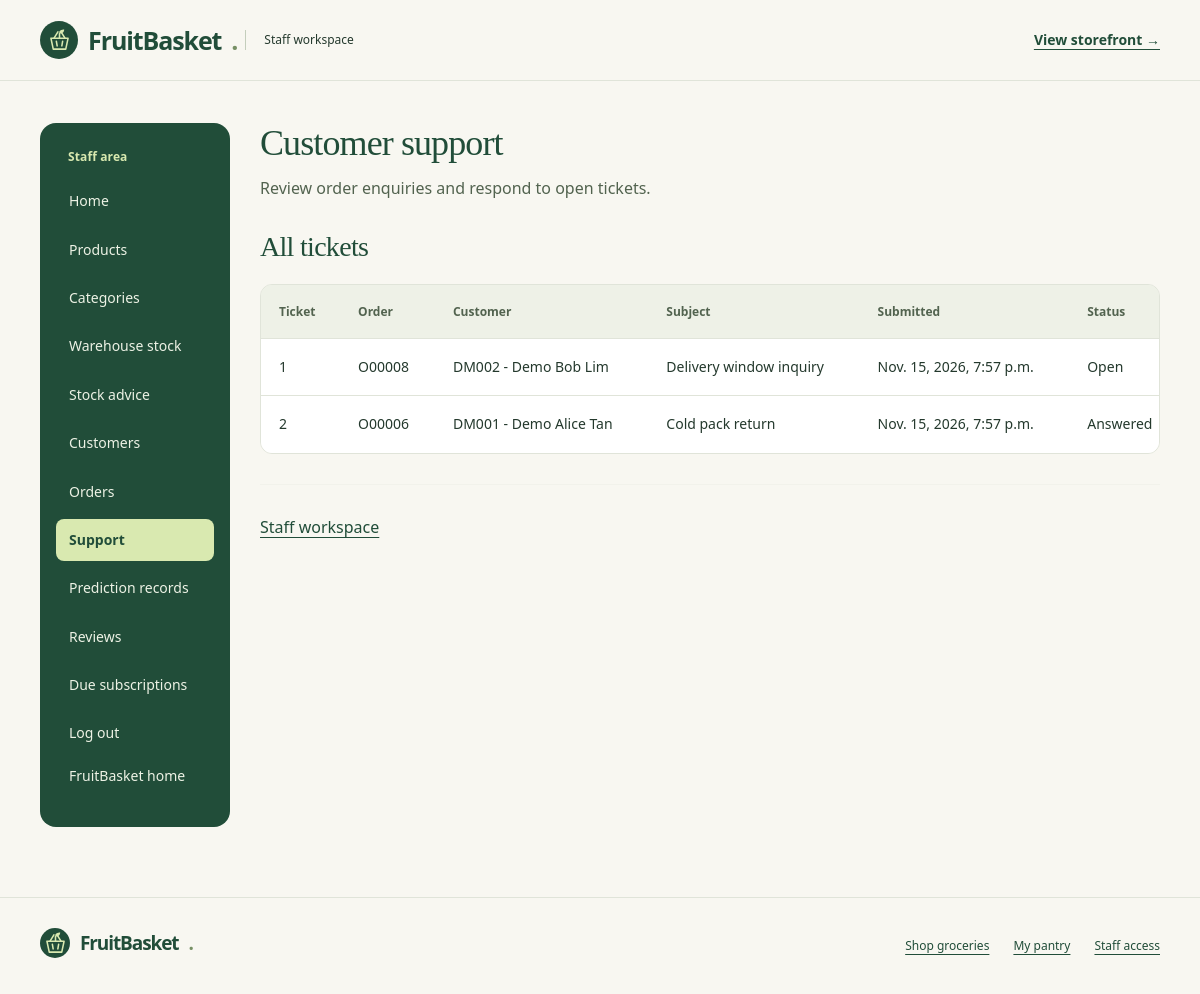
The app's page /adminpanel/support (signed in) with its own data.
### adminpanel/models.py (models this page shows, shortened)
class SupportTicket(models.Model):
    STATUS = [
        ('open', 'Open'),
        ('answered', 'Answered'),
    ]
    Tsubject = models.CharField(max_length=200)
    Tmessage = models.TextField()
    Tresponse = models.TextField(blank=True)
    Tstatus = models.CharField(max_length=10, choices=STATUS, default='open')
    Tsubmitted = models.DateTimeField(auto_now_add=True)
    Tresponded = models.DateTimeField(blank=True, null=True)
    Torder = models.ForeignKey(Orders, on_delete=models.RESTRICT, related_name='order_tickets')
    Tresponder = models.ForeignKey(User, on_delete=models.RESTRICT, related_name='answered_tickets', blank=True, null=True)
    class Meta:
        constraints = [
            models.CheckConstraint(
                condition=models.Q(Tstatus='open', Tresponse='', Tresponder__isnull=True, Tresponded__isnull=True)
                | (models.Q(Tstatus='answered', Tresponder__isnull=False, Tresponded__isnull=False) & ~models.Q(Tresponse='')),
                name='Tstatus_matches_response'
            )
        ]

class Orders(models.Model):
    STATUS = [
        ('placed', 'Placed'),
        ('preparing', 'Preparing'),
        ('dispatched', 'Dispatched'),
        ('delivered', 'Delivered'),
        ('cancelled', 'Cancelled')
    ]
    PAYMENT = [
        ('paid', 'Paid (simulated)'),
        ('refunded', 'Refunded (simulated)')
    ]
    Oid = models.CharField(max_length=6, primary_key=True)
    Odate = models.DateField()
    Oaddress = models.CharField(max_length=255)
    Ostatus = models.CharField(max_length=10, choices=STATUS, default='placed')
    Odispatched = models.DateTimeField(null=True, blank=True, editable=False)
    Odelivered = models.DateTimeField(null=True, blank=True, editable=False)
    Opayment = models.CharField(max_length=10, choices=PAYMENT, default='paid', verbose_name='Simulated payment')
    Ocustomer = models.ForeignKey(Customer, on_delete=models.RESTRICT, related_name='customer_orders')

class Customer(models.Model):
    Cid = models.CharField(max_length=5, primary_key=True)
    Cname = models.CharField(max_length=255)
    Caddress = models.CharField(max_length=255)
    Chouseholdsize = models.IntegerField()
    Cmealsperweek = models.IntegerField()
    Cuser = models.OneToOneField(User, on_delete=models.CASCADE, related_name='customer')
    class Meta:
        constraints = [
            models.CheckConstraint(
                check=models.Q(Chouseholdsize__gte=1),
                name='Chouseholdsize_at_least_one'
            ),
            models.CheckConstraint(
                check=models.Q(Cmealsperweek__gte=0),
                name='Cmealsperweek_not_negative'
            )
        ]
    def __str__(self):
        return f'{self.Cid} - {self.Cname}'

### adminpanel/views.py (the view, shortened to what this page needs)
# urls.py: path('support', views.SupportView.as_view(), name='support'),
class SupportView(View):
    template_name = 'adminpanel/support.html'
    response_max_length = 2000
    def dispatch(self, request, *args, **kwargs):
        if not _staff_order_access(request):
            return redirect('adminpanel_login')
        return super().dispatch(request, *args, **kwargs)
    def get(self, request, pk=None):
        return self.render_page(request, pk)
    def render_page(self, request, pk=None, error=None):
        tickets = SupportTicket.objects.select_related('Torder__Ocustomer', 'Tresponder').order_by('-Tstatus', 'Tsubmitted', 'pk')
        ticket = get_object_or_404(tickets, pk=pk) if pk is not None else None
        return render(request, self.template_name, {
            'tickets': tickets, 'ticket': ticket, 'status_type': 'error' if error else None,
            'status_message': error, 'response_max_length': self.response_max_length,
        })

### adminpanel/views.py (called while the page is built)
def _staff_order_access(request):
    return request.user.is_authenticated and request.user.is_active and request.user.is_staff

### adminpanel/templates/adminpanel/support.html (shortened to what this page needs)
{% extends 'adminpanel/adminpanel_base.html' %}
{% block content %}
    <h1 class="fb-staff-page-title">Customer support</h1>
    <p class="fb-page-help">Review order enquiries and respond to open tickets.</p>
    <div class="fb-staff-section">
        <h2 class="fb-records-heading">All tickets</h2>
        <div class="fb-table-wrap fb-records-table" role="region" aria-label="Staff data table" tabindex="0">
            <table>
                <thead>
                    <tr>
                        <th>Ticket</th>
                        <th>Order</th>
                        <th>Customer</th>
                        <th>Subject</th>
                        <th>Submitted</th>
                        <th>Status</th>
                    </tr>
                </thead>
                <tbody>
                    {% for t in tickets %}
                    <tr>
                        <td>{{ t.pk }}</td>
                        <td>{{ t.Torder.Oid }}</td>
                        <td>{{ t.Torder.Ocustomer }}</td>
                        <td>{{ t.Tsubject }}</td>
                        <td>{{ t.Tsubmitted }}</td>
                        <td>{{ t.get_Tstatus_display }}</td>
                    </tr>
                    {% empty %}
                    <tr>
                        <td colspan="7" style="text-align: center;">No tickets found.</td>
                    </tr>
                    {% endfor %}
                </tbody>
            </table>
        </div>
    </div>
    <hr />
    <div class="fb-staff-section">
        <a href="/adminpanel">Staff workspace</a>
    </div>
{% endblock %}

### static/fruitbasket/theme.css (style rules this page uses)
:root { --forest:#214d39; --green:#35634b; --lime:#d9e9b0; --cream:#f8f7f1; --ink:#24392d; --muted:#657166; --border:#e0e4d9; --orange:#bc552e }
* { box-sizing:border-box }
html { scroll-behavior:smooth; scroll-padding-top:2rem }
body.fb-app { margin:0; background:var(--cream); color:var(--ink); font:1rem/1.6 "Segoe UI",Arial,sans-serif }
a { color:var(--forest); text-underline-offset:4px }
h1,h2,h3,h4 { color:var(--forest); font-weight:600; line-height:1.15 }
h1,h2 { letter-spacing:-.025em; text-wrap:balance }
h1 { font-size:clamp(2.5rem,5vw,4.8rem) }
h2 { font-size:clamp(1.7rem,3vw,2.5rem) }
p { margin:0 0 1rem }
.fb-table-wrap { overflow-x:auto; border:1px solid var(--border); border-radius:12px; background:#fff; margin-bottom:24px }
.fb-content table { width:100%; border-collapse:collapse; border:0; background:white; font-size:13px; margin:0 }
.fb-content th { color:#52634f; background:#eef1e7; font-size:12px; text-transform:none; letter-spacing:0; font-weight:650; white-space:nowrap }
.fb-content th,.fb-content td { border:0; border-bottom:1px solid var(--border); padding:17px 18px; vertical-align:middle }
.fb-content tbody tr:last-child td { border-bottom:0 }
.fb-content td { overflow-wrap:anywhere }
.fb-content hr { border:0; border-top:1px solid var(--border); margin:30px 0 }
.fb-staff-page-title { font-size: clamp(1.8rem, 3vw, 2.6rem); margin-bottom: 24px; }
.fb-store-page .fb-section-heading h1, .fb-store-page .fb-auth-intro h1, .fb-staff-page-title, .fb-workspace-intro h1 { font-family:Georgia,serif; font-weight:400; letter-spacing:-.025em }
.fb-staff-page-title { font-size:clamp(2rem,3vw,2.75rem); margin:0 0 12px }
.fb-page-help { color:#52634f; max-width:65ch; margin-bottom:24px }
.fb-staff .fb-content table { font-size:14px }
.fb-staff .fb-content .fb-table-wrap table { min-width:760px }
.fb-staff .fb-content .fb-records-table table { min-width:1000px }
.fb-records-table td:first-child { white-space:nowrap }
.fb-records-heading { font:400 28px/1.2 Georgia,serif; margin:28px 0 20px }

### records on screen
SupportTicket: pk "1", Torder.Oid "O00008", Torder.Ocustomer "DM002 - Demo Bob Lim", Tsubject "Delivery window inquiry", Tsubmitted "Nov. 15, 2026, 7:57 p.m.", Tstatus "Open"
SupportTicket: pk "2", Torder.Oid "O00006", Torder.Ocustomer "DM001 - Demo Alice Tan", Tsubject "Cold pack return", Tsubmitted "Nov. 15, 2026, 7:57 p.m.", Tstatus "Answered"
